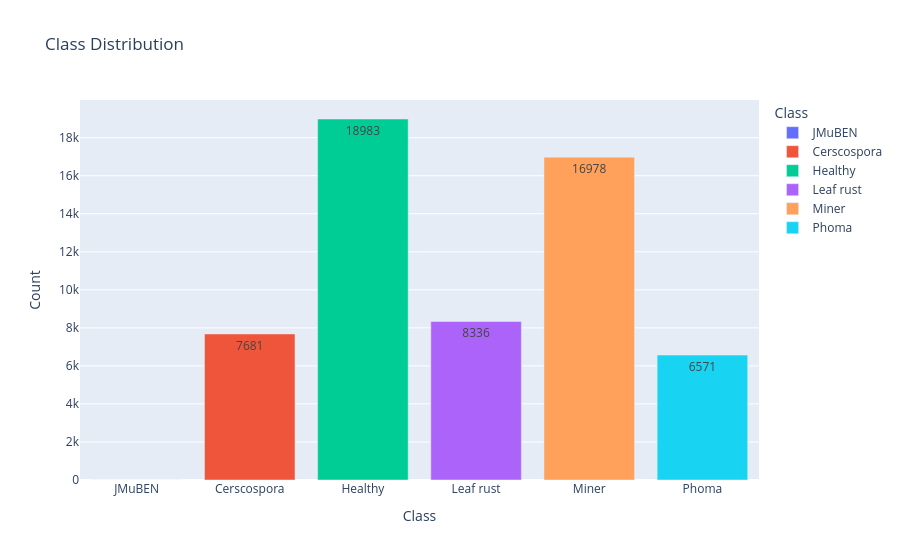
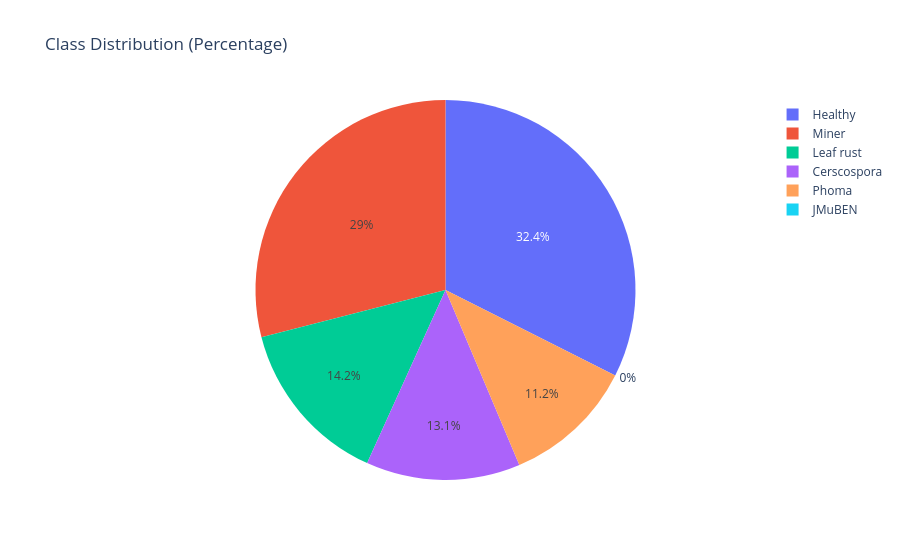

The cell these charts' notebook holds for them, in order:
### Markdown cell above
## 5. Class Distribution

### Code cell
import plotly.express as px

# Load from CSV
dist_df = pd.read_csv(reports_dir / 'class_distribution.csv')
dist_df['Percentage'] = (dist_df['Count'] / dist_df['Count'].sum()) * 100

# Bar chart
fig_bar = px.bar(dist_df, x='Class', y='Count', title='Class Distribution', text='Count', color='Class')
fig_bar.write_image('../plots/class_distribution.png')
fig_bar.show()

# Pie chart
fig_pie = px.pie(dist_df, values='Count', names='Class', title='Class Distribution (Percentage)')
fig_pie.show()

imbalance_ratio = dist_df['Count'].max() / dist_df['Count'].min()
print(f"Imbalance Ratio: {imbalance_ratio:.2f}")

### Figure 1 — Plotly figure (JSON) as saved in the notebook; plotly's stock layout.template omitted (floating-point values rounded to 4 significant figures)
{"data": [{"hovertemplate": "Class=%{x}<br>Count=%{text}<extra></extra>", "legendgroup": "JMuBEN", "marker": {"color": "#636efa", "pattern": {"shape": ""}}, "name": "JMuBEN", "orientation": "v", "showlegend": true, "text": [0.0], "textposition": "auto", "type": "bar", "x": ["JMuBEN"], "xaxis": "x", "y": [0], "yaxis": "y"}, {"hovertemplate": "Class=%{x}<br>Count=%{text}<extra></extra>", "legendgroup": "Cerscospora", "marker": {"color": "#EF553B", "pattern": {"shape": ""}}, "name": "Cerscospora", "orientation": "v", "showlegend": true, "text": [7681.0], "textposition": "auto", "type": "bar", "x": ["Cerscospora"], "xaxis": "x", "y": [7681], "yaxis": "y"}, {"hovertemplate": "Class=%{x}<br>Count=%{text}<extra></extra>", "legendgroup": "Healthy", "marker": {"color": "#00cc96", "pattern": {"shape": ""}}, "name": "Healthy", "orientation": "v", "showlegend": true, "text": [18980.0], "textposition": "auto", "type": "bar", "x": ["Healthy"], "xaxis": "x", "y": [18983], "yaxis": "y"}, {"hovertemplate": "Class=%{x}<br>Count=%{text}<extra></extra>", "legendgroup": "Leaf rust", "marker": {"color": "#ab63fa", "pattern": {"shape": ""}}, "name": "Leaf rust", "orientation": "v", "showlegend": true, "text": [8336.0], "textposition": "auto", "type": "bar", "x": ["Leaf rust"], "xaxis": "x", "y": [8336], "yaxis": "y"}, {"hovertemplate": "Class=%{x}<br>Count=%{text}<extra></extra>", "legendgroup": "Miner", "marker": {"color": "#FFA15A", "pattern": {"shape": ""}}, "name": "Miner", "orientation": "v", "showlegend": true, "text": [16980.0], "textposition": "auto", "type": "bar", "x": ["Miner"], "xaxis": "x", "y": [16978], "yaxis": "y"}, {"hovertemplate": "Class=%{x}<br>Count=%{text}<extra></extra>", "legendgroup": "Phoma", "marker": {"color": "#19d3f3", "pattern": {"shape": ""}}, "name": "Phoma", "orientation": "v", "showlegend": true, "text": [6571.0], "textposition": "auto", "type": "bar", "x": ["Phoma"], "xaxis": "x", "y": [6571], "yaxis": "y"}], "layout": {"barmode": "relative", "legend": {"title": {"text": "Class"}, "tracegroupgap": 0}, "title": {"text": "Class Distribution"}, "xaxis": {"anchor": "y", "categoryarray": ["JMuBEN", "Cerscospora", "Healthy", "Leaf rust", "Miner", "Phoma"], "categoryorder": "array", "domain": [0.0, 1.0], "title": {"text": "Class"}}, "yaxis": {"anchor": "x", "domain": [0.0, 1.0], "title": {"text": "Count"}}}}

### Figure 2 — Plotly figure (JSON) as saved in the notebook; plotly's stock layout.template omitted (floating-point values rounded to 4 significant figures)
{"data": [{"domain": {"x": [0.0, 1.0], "y": [0.0, 1.0]}, "hovertemplate": "Class=%{label}<br>Count=%{value}<extra></extra>", "labels": ["JMuBEN", "Cerscospora", "Healthy", "Leaf rust", "Miner", "Phoma"], "legendgroup": "", "name": "", "showlegend": true, "type": "pie", "values": [0, 7681, 18983, 8336, 16978, 6571]}], "layout": {"legend": {"tracegroupgap": 0}, "title": {"text": "Class Distribution (Percentage)"}}}
